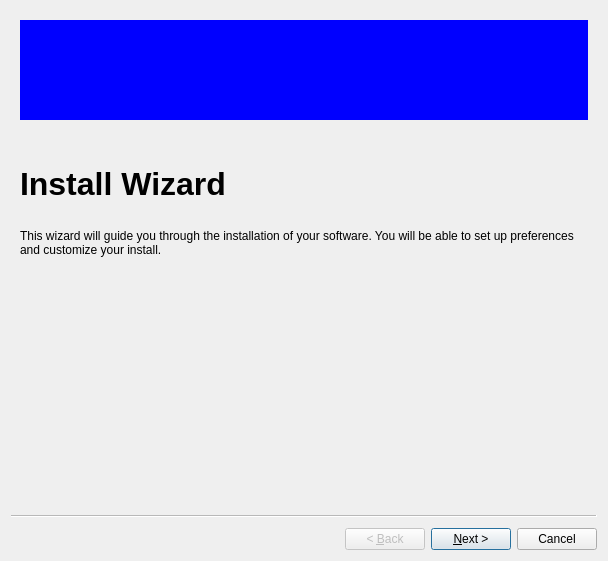
<?xml version="1.0" encoding="UTF-8"?>
<ui version="4.0">
 <class>Wizard</class>
 <widget class="QWizard" name="Wizard">
  <property name="geometry">
   <rect>
    <x>0</x>
    <y>0</y>
    <width>608</width>
    <height>561</height>
   </rect>
  </property>
  <property name="windowTitle">
   <string>Wizard</string>
  </property>
  <widget class="QWizardPage" name="wizardPage1">
   <layout class="QVBoxLayout" name="verticalLayout">
    <item>
     <widget class="QWidget" name="widget" native="true">
      <property name="sizePolicy">
       <sizepolicy hsizetype="Preferred" vsizetype="Fixed">
        <horstretch>0</horstretch>
        <verstretch>0</verstretch>
       </sizepolicy>
      </property>
      <property name="minimumSize">
       <size>
        <width>0</width>
        <height>100</height>
       </size>
      </property>
      <property name="styleSheet">
       <string notr="true">background-color: rgb(0, 0, 255);</string>
      </property>
     </widget>
    </item>
    <item>
     <spacer name="verticalSpacer_3">
      <property name="orientation">
       <enum>Qt::Vertical</enum>
      </property>
      <property name="sizeType">
       <enum>QSizePolicy::Fixed</enum>
      </property>
      <property name="sizeHint" stdset="0">
       <size>
        <width>20</width>
        <height>40</height>
       </size>
      </property>
     </spacer>
    </item>
    <item>
     <widget class="QLabel" name="label">
      <property name="text">
       <string>&lt;html&gt;&lt;head/&gt;&lt;body&gt;&lt;p&gt;&lt;span style=&quot; font-size:24pt; font-weight:600;&quot;&gt;Install Wizard&lt;/span&gt;&lt;/p&gt;&lt;/body&gt;&lt;/html&gt;</string>
      </property>
     </widget>
    </item>
    <item>
     <spacer name="verticalSpacer">
      <property name="orientation">
       <enum>Qt::Vertical</enum>
      </property>
      <property name="sizeType">
       <enum>QSizePolicy::Fixed</enum>
      </property>
      <property name="sizeHint" stdset="0">
       <size>
        <width>20</width>
        <height>20</height>
       </size>
      </property>
     </spacer>
    </item>
    <item>
     <widget class="QLabel" name="label_2">
      <property name="text">
       <string>This wizard will guide you through the installation of your software. You will be able to set up preferences and customize your install.</string>
      </property>
      <property name="wordWrap">
       <bool>true</bool>
      </property>
     </widget>
    </item>
    <item>
     <spacer name="verticalSpacer_2">
      <property name="orientation">
       <enum>Qt::Vertical</enum>
      </property>
      <property name="sizeType">
       <enum>QSizePolicy::Fixed</enum>
      </property>
      <property name="sizeHint" stdset="0">
       <size>
        <width>20</width>
        <height>100</height>
       </size>
      </property>
     </spacer>
    </item>
   </layout>
  </widget>
  <widget class="QWizardPage" name="wizardPage2">
   <layout class="QFormLayout" name="formLayout">
    <item row="1" column="0">
     <widget class="QLabel" name="label_3">
      <property name="text">
       <string>Installation Path</string>
      </property>
     </widget>
    </item>
    <item row="1" column="1">
     <layout class="QHBoxLayout" name="horizontalLayout">
      <item>
       <widget class="QLineEdit" name="lineEdit"/>
      </item>
      <item>
       <widget class="QToolButton" name="toolButton">
        <property name="text">
         <string>...</string>
        </property>
       </widget>
      </item>
     </layout>
    </item>
    <item row="0" column="1">
     <spacer name="verticalSpacer_4">
      <property name="orientation">
       <enum>Qt::Vertical</enum>
      </property>
      <property name="sizeHint" stdset="0">
       <size>
        <width>20</width>
        <height>40</height>
       </size>
      </property>
     </spacer>
    </item>
    <item row="3" column="1">
     <widget class="QLabel" name="label_4">
      <property name="sizePolicy">
       <sizepolicy hsizetype="Expanding" vsizetype="Maximum">
        <horstretch>0</horstretch>
        <verstretch>0</verstretch>
       </sizepolicy>
      </property>
      <property name="text">
       <string>The installation path is where on your hard drive this program and its related files will be placed. You will be able to access the application from your application launcher. You will not need to remember this folder or navigate to it.</string>
      </property>
      <property name="wordWrap">
       <bool>true</bool>
      </property>
     </widget>
    </item>
    <item row="2" column="1">
     <spacer name="verticalSpacer_5">
      <property name="orientation">
       <enum>Qt::Vertical</enum>
      </property>
      <property name="sizeHint" stdset="0">
       <size>
        <width>20</width>
        <height>40</height>
       </size>
      </property>
     </spacer>
    </item>
   </layout>
  </widget>
  <widget class="QWizardPage" name="wizardPage_2">
   <layout class="QFormLayout" name="formLayout_2">
    <item row="0" column="1">
     <spacer name="verticalSpacer_8">
      <property name="orientation">
       <enum>Qt::Vertical</enum>
      </property>
      <property name="sizeHint" stdset="0">
       <size>
        <width>20</width>
        <height>40</height>
       </size>
      </property>
     </spacer>
    </item>
    <item row="1" column="1">
     <widget class="QLabel" name="label_6">
      <property name="text">
       <string>&lt;html&gt;&lt;head/&gt;&lt;body&gt;&lt;p&gt;&lt;span style=&quot; font-size:24pt; font-weight:600;&quot;&gt;Installation Options&lt;/span&gt;&lt;/p&gt;&lt;/body&gt;&lt;/html&gt;</string>
      </property>
     </widget>
    </item>
    <item row="2" column="0">
     <widget class="QLabel" name="label_7">
      <property name="text">
       <string>Installer</string>
      </property>
     </widget>
    </item>
    <item row="2" column="1">
     <widget class="QCheckBox" name="checkBox">
      <property name="text">
       <string>Create a desktop shortcut</string>
      </property>
     </widget>
    </item>
    <item row="3" column="1">
     <widget class="QCheckBox" name="checkBox_2">
      <property name="text">
       <string>Remove installer file after installing</string>
      </property>
     </widget>
    </item>
    <item row="4" column="0">
     <widget class="QLabel" name="label_8">
      <property name="text">
       <string>Application Preferences</string>
      </property>
     </widget>
    </item>
    <item row="4" column="1">
     <widget class="QRadioButton" name="radioButton">
      <property name="text">
       <string>Light Mode</string>
      </property>
     </widget>
    </item>
    <item row="5" column="1">
     <widget class="QRadioButton" name="radioButton_2">
      <property name="text">
       <string>Dark Mode</string>
      </property>
     </widget>
    </item>
    <item row="6" column="1">
     <spacer name="verticalSpacer_6">
      <property name="orientation">
       <enum>Qt::Vertical</enum>
      </property>
      <property name="sizeHint" stdset="0">
       <size>
        <width>20</width>
        <height>40</height>
       </size>
      </property>
     </spacer>
    </item>
    <item row="7" column="1">
     <widget class="QCheckBox" name="checkBox_3">
      <property name="text">
       <string>Send usage data and debug reports</string>
      </property>
     </widget>
    </item>
    <item row="7" column="0">
     <widget class="QLabel" name="label_9">
      <property name="text">
       <string>Telemetry</string>
      </property>
     </widget>
    </item>
    <item row="8" column="1">
     <widget class="QCheckBox" name="checkBox_4">
      <property name="text">
       <string>Offer to send memory dumps if application crashes</string>
      </property>
     </widget>
    </item>
   </layout>
  </widget>
  <widget class="QWizardPage" name="wizardPage">
   <layout class="QVBoxLayout" name="verticalLayout_2">
    <item>
     <widget class="QLabel" name="label_5">
      <property name="text">
       <string>Installing your software...</string>
      </property>
     </widget>
    </item>
    <item>
     <widget class="QTreeWidget" name="treeWidget">
      <column>
       <property name="text">
        <string>Job</string>
       </property>
      </column>
      <column>
       <property name="text">
        <string>Start Time</string>
       </property>
      </column>
      <column>
       <property name="text">
        <string>End Time</string>
       </property>
      </column>
      <column>
       <property name="text">
        <string>Duration</string>
       </property>
      </column>
     </widget>
    </item>
    <item>
     <widget class="QProgressBar" name="progressBar">
      <property name="value">
       <number>10</number>
      </property>
     </widget>
    </item>
   </layout>
  </widget>
  <widget class="QWizardPage" name="wizardPage_3">
   <layout class="QVBoxLayout" name="verticalLayout_3">
    <item>
     <spacer name="verticalSpacer_9">
      <property name="orientation">
       <enum>Qt::Vertical</enum>
      </property>
      <property name="sizeHint" stdset="0">
       <size>
        <width>20</width>
        <height>40</height>
       </size>
      </property>
     </spacer>
    </item>
    <item>
     <widget class="QLabel" name="label_10">
      <property name="text">
       <string>&lt;html&gt;&lt;head/&gt;&lt;body&gt;&lt;p&gt;&lt;span style=&quot; font-size:24pt; font-weight:600;&quot;&gt;Installation Finished&lt;/span&gt;&lt;/p&gt;&lt;/body&gt;&lt;/html&gt;</string>
      </property>
     </widget>
    </item>
    <item>
     <widget class="QLabel" name="label_11">
      <property name="text">
       <string>You can now enjoy your application.</string>
      </property>
     </widget>
    </item>
    <item>
     <spacer name="verticalSpacer_7">
      <property name="orientation">
       <enum>Qt::Vertical</enum>
      </property>
      <property name="sizeHint" stdset="0">
       <size>
        <width>20</width>
        <height>40</height>
       </size>
      </property>
     </spacer>
    </item>
    <item>
     <widget class="QCheckBox" name="checkBox_5">
      <property name="text">
       <string>Start application now</string>
      </property>
     </widget>
    </item>
   </layout>
  </widget>
 </widget>
 <resources/>
 <connections/>
</ui>
